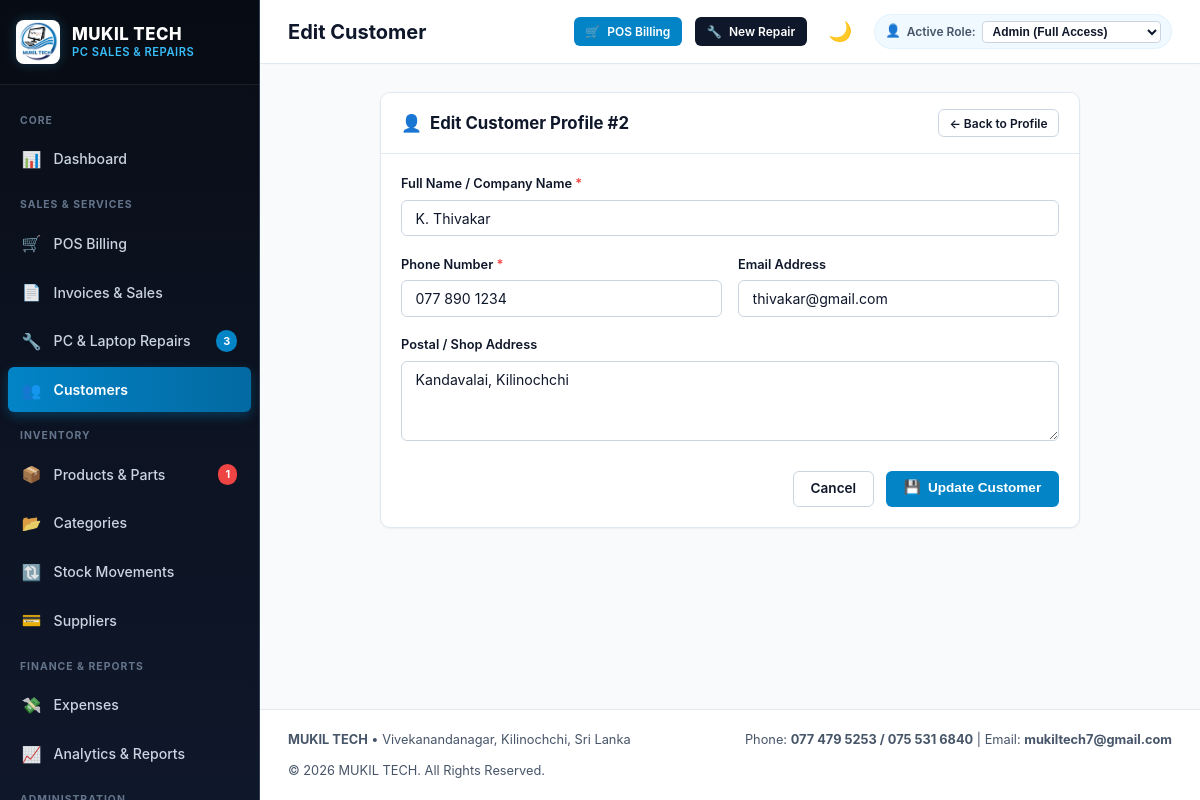
Screenshot of /customers/edit.php?id=2 (signed in) with the database file from the repository.
### tables this page shows
CREATE TABLE `customers` (
  `customer_id` INT AUTO_INCREMENT PRIMARY KEY,
  `customer_name` VARCHAR(100) NOT NULL,
  `phone` VARCHAR(30) NOT NULL,
  `email` VARCHAR(100),
  `address` TEXT,
  `created_at` TIMESTAMP DEFAULT CURRENT_TIMESTAMP
);

CREATE TABLE `settings` (
  `setting_id` INT AUTO_INCREMENT PRIMARY KEY,
  `setting_key` VARCHAR(60) NOT NULL UNIQUE,
  `setting_value` TEXT,
  `created_at` TIMESTAMP DEFAULT CURRENT_TIMESTAMP,
  `updated_at` TIMESTAMP DEFAULT CURRENT_TIMESTAMP ON UPDATE CURRENT_TIMESTAMP
);

### includes/functions.php (called while the page is built, shortened)
<?php
function baseUrl($path = '') {
    $documentRoot = isset($_SERVER['DOCUMENT_ROOT']) ? realpath($_SERVER['DOCUMENT_ROOT']) : false;
    $applicationRoot = realpath(__DIR__ . '/..');
    $base = '';
    if ($documentRoot && $applicationRoot) {
        $doc = str_replace('\\', '/', rtrim($documentRoot, DIRECTORY_SEPARATOR));
        $app = str_replace('\\', '/', rtrim($applicationRoot, DIRECTORY_SEPARATOR));
        if ($app === $doc) {
            $base = '';
        } elseif (stripos($app, $doc . '/') === 0) {
            $base = substr($app, strlen($doc));
        }
    }
    if ($base === '') {
        $scriptName = str_replace('\\', '/', $_SERVER['SCRIPT_NAME'] ?? '');
        $scriptDir = rtrim(str_replace('\\', '/', dirname($scriptName)), '/');
        foreach (['/admin','/customers','/categories','/suppliers','/products','/sales',
                  '/repairs','/expenses','/payments','/reports','/users','/settings'] as $dir) {
            if ($scriptDir === $dir || substr($scriptDir, -strlen($dir)) === $dir) {
                $scriptDir = substr($scriptDir, 0, -strlen($dir));
                break;
            }
        }
        $base = $scriptDir;
    }
    $base = '/' . trim($base, '/');
    if ($base === '/') {
        $base = '';
    }
    $cleanPath = ltrim((string)$path, '/');
    return $base . ($cleanPath !== '' ? '/' . $cleanPath : '');
}
function sanitize($data) {
    return htmlspecialchars(trim((string)$data), ENT_QUOTES, 'UTF-8');
}
function e($data) {
    return sanitize($data);
}
function getSetting($key, $default = '') {
    static $cache = [];
    if (isset($cache[$key])) {
        return $cache[$key];
    }
    try {
        $db = getDB();
        $stmt = $db->prepare("SELECT setting_value FROM settings WHERE setting_key = ? LIMIT 1");
        $stmt->execute([$key]);
        $val = $stmt->fetchColumn();
        if ($val !== false) {
            $cache[$key] = $val;
            return $val;
        }
    } catch (Exception $e) {
    }
    return $default;
}

### customers/edit.php (the view, shortened to what this page needs)
<?php
require_once __DIR__ . '/../includes/header.php';
$db = getDB();
$id = (int)($_GET['id'] ?? 0);
$stmt = $db->prepare("SELECT * FROM customers WHERE customer_id = ?");
$stmt->execute([$id]);
$customer = $stmt->fetch();
?>
<div style="max-width:700px;margin:0 auto;">
    <div class="card">
        <div class="card-header">
            <div class="card-title">
                <span>&#128100;</span> Edit Customer Profile #<?= $customer['customer_id'] ?>
            </div>
            <a href="<?= baseUrl('customers/view.php?id=' . $customer['customer_id']) ?>" class="btn btn-outline btn-sm">&larr; Back to Profile</a>
        </div>
        <div class="card-body">
            <form method="POST">
                <div class="form-group">
                    <label class="form-label" for="customer_name">Full Name / Company Name <span class="required">*</span></label>
                    <input type="text" id="customer_name" name="customer_name" class="form-control" required value="<?= e($_POST['customer_name'] ?? $customer['customer_name']) ?>" autofocus>
                </div>
                <div class="form-row">
                    <div class="form-col">
                        <div class="form-group">
                            <label class="form-label" for="phone">Phone Number <span class="required">*</span></label>
                            <input type="text" id="phone" name="phone" class="form-control" required value="<?= e($_POST['phone'] ?? $customer['phone']) ?>">
                        </div>
                    </div>
                    <div class="form-col">
                        <div class="form-group">
                            <label class="form-label" for="email">Email Address</label>
                            <input type="email" id="email" name="email" class="form-control" value="<?= e($_POST['email'] ?? $customer['email']) ?>">
                        </div>
                    </div>
                </div>
                <div class="form-group">
                    <label class="form-label" for="address">Postal / Shop Address</label>
                    <textarea id="address" name="address" class="form-control" rows="3"><?= e($_POST['address'] ?? $customer['address']) ?></textarea>
                </div>
                <div style="display:flex;justify-content:flex-end;gap:0.75rem;margin-top:1.5rem;">
                    <a href="<?= baseUrl('customers/view.php?id=' . $customer['customer_id']) ?>" class="btn btn-outline">Cancel</a>
                    <button type="submit" class="btn btn-primary">
                        <span>&#128190;</span> Update Customer
                    </button>
                </div>
            </form>
        </div>
    </div>
</div>
<?php require_once __DIR__ . '/../includes/footer.php'; ?>

### includes/footer.php (shortened to what this page needs)
<?php
$businessName = getSetting('business_name', 'MUKIL TECH');
$address = getSetting('address', 'Vivekanandanagar, Kilinochchi, Sri Lanka');
$phone = getSetting('phone', '077 479 5253 / 075 531 6840');
$email = getSetting('email', 'mukiltech7@gmail.com');
?>
    </main>
        <footer class="no-print" style="margin-top:auto;padding:1.25rem 1.75rem;border-top:1px solid var(--border-light);background:var(--bg-card);display:flex;justify-content:space-between;align-items:center;font-size:0.8rem;color:var(--text-secondary);flex-wrap:wrap;gap:0.75rem;">
            <div>
                <strong><?= e($businessName) ?></strong> &bull; <?= e($address) ?>
            </div>
            <div>
                Phone: <strong><?= e($phone) ?></strong> | Email: <strong><?= e($email) ?></strong>
            </div>
            <div>
                &copy; <?= date('Y') ?> MUKIL TECH. All Rights Reserved.
            </div>
        </footer>
    </div>
</div>
</body>
</html>

### assets/css/style.css (style rules this page uses)
:root { --navy-dark: #090e17; --navy-main: #0f172a; --navy-card: #1e293b; --navy-border: #334155; --navy-light: #243048; --blue-primary: #0284c7; --blue-hover: #0369a1; --blue-light: #e0f2fe; --blue-subtle: #f0f9ff; --cyan-bright: #38bdf8; --bg-main: #f8fafc; --bg-card: #ffffff; --border-light: #e2e8f0; --border-medium: #cbd5e1; --text-primary: #0f172a; --text-secondary: #475569; --text-muted: #94a3b8; --text-white: #ffffff; --success: #10b981; --success-bg: #ecfdf5; --warning: #f59e0b; --warning-bg: #fffbeb; --danger: #ef4444; --danger-bg: #fef2f2; --info: #0ea5e9; --info-bg: #f0f9ff; --shadow-sm: 0 1px 2px 0 rgba(0, 0, 0, 0.05); --shadow-md: 0 4px 6px -1px rgba(0, 0, 0, 0.07), 0 2px 4px -2px rgba(0, 0, 0, 0.05); --shadow-lg: 0 10px 15px -3px rgba(0, 0, 0, 0.08), 0 4px 6px -4px rgba(0, 0, 0, 0.04); --radius-sm: 6px; --radius-md: 10px; --radius-lg: 14px; --radius-pill: 9999px; --transition: all 0.2s cubic-bezier(0.4, 0, 0.2, 1); }
* { box-sizing: border-box; margin: 0; padding: 0; }
body { font-family: -apple-system, BlinkMacSystemFont, "Segoe UI", Roboto, "Helvetica Neue", Arial, sans-serif; background-color: var(--bg-main); color: var(--text-primary); line-height: 1.5; font-size: 14.5px; -webkit-font-smoothing: antialiased; }
a { color: var(--blue-primary); text-decoration: none; transition: var(--transition); }
.card { background: var(--bg-card); border-radius: var(--radius-md); border: 1px solid var(--border-light); box-shadow: var(--shadow-sm); margin-bottom: 1.75rem; overflow: hidden; }
.card-header { padding: 1rem 1.25rem; border-bottom: 1px solid var(--border-light); display: flex; align-items: center; justify-content: space-between; background: var(--bg-card); }
.card-title { font-size: 1.05rem; font-weight: 700; color: var(--navy-main); display: flex; align-items: center; gap: 0.5rem; }
.card-body { padding: 1.25rem; }
.btn { display: inline-flex; align-items: center; justify-content: center; gap: 0.45rem; padding: 0.55rem 1.05rem; border-radius: var(--radius-sm); font-size: 0.85rem; font-weight: 600; cursor: pointer; border: 1px solid transparent; transition: var(--transition); text-decoration: none; line-height: 1.25; }
.btn-primary { background: var(--blue-primary); color: #ffffff; }
.btn-outline { background: transparent; border-color: var(--border-medium); color: var(--text-primary); }
.btn-sm { padding: 0.35rem 0.65rem; font-size: 0.75rem; }
.form-group { margin-bottom: 1.15rem; }
.form-row { display: flex; gap: 1rem; flex-wrap: wrap; }
.form-col { flex: 1; min-width: 220px; }
.form-label { display: block; font-size: 0.8rem; font-weight: 600; color: var(--navy-main); margin-bottom: 0.4rem; }
.form-label .required { color: var(--danger); }
.form-control { width: 100%; padding: 0.55rem 0.85rem; border: 1px solid var(--border-medium); border-radius: var(--radius-sm); font-size: 0.88rem; color: var(--text-primary); background-color: var(--bg-card); transition: var(--transition); font-family: inherit; }
textarea.form-control { resize: vertical; min-height: 80px; }

### rows the page displays
customers: customer_id "2", customer_name "K. Thivakar", phone "077 890 1234", email "thivakar@gmail.com", address "Kandavalai, Kilinochchi"
settings: setting_value "Vivekanandanagar, Kilinochchi, Sri Lanka"
settings: setting_value "077 479 5253 / 075 531 6840"
settings: setting_value "mukiltech7@gmail.com"

### other values shown
$pendingRepairsCount "3"
$lowStockCount "1"
$pageTitle "Edit Customer"
$businessName "MUKIL TECH"
